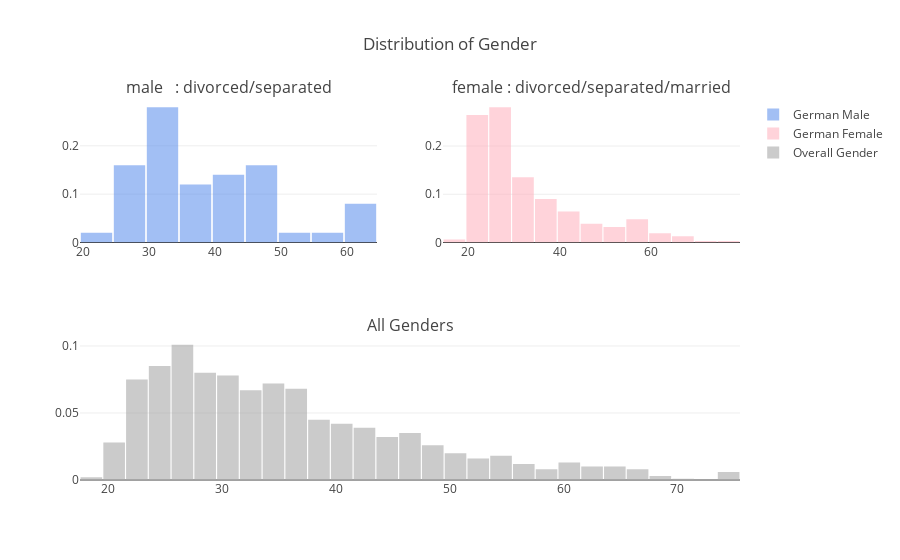

The notebook cell this image was saved under:
### Code cell
#A91=0 ; A92=1 ; A93=2 ; A94=3

import matplotlib.pyplot as plt
from plotly import tools
import plotly.plotly as py
import plotly.figure_factory as ff
import plotly.graph_objs as go
from plotly.offline import download_plotlyjs, init_notebook_mode, plot, iplot
init_notebook_mode(connected=True)
from plotly import tools
import plotly.plotly as py
import plotly.graph_objs as go

by_age = mydata['Age'].values.tolist()
male_age = mydata['Age'].loc[mydata['status_sex'] == 'A91'].values.tolist()
female_age = mydata['Age'].loc[mydata['status_sex'] == 'A92'].values.tolist()

trace0 = go.Histogram(
    x=male_age,
    histnorm='probability',
    name="German Male",
    marker = dict(
        color = 'rgba(100, 149, 237, 0.6)',
    )
)
trace1 = go.Histogram(
    x=female_age,
    histnorm='probability',
    name="German Female",
    marker = dict(
        color = 'rgba(255, 182, 193, 0.6)',
    )
)
trace2 = go.Histogram(
    x=by_age,
    histnorm='probability',
    name="Overall Gender",
     marker = dict(
        color = 'rgba(169, 169, 169, 0.6)',
    )
)
fig = tools.make_subplots(rows=2, cols=2, specs=[[{}, {}], [{'colspan': 2}, None]],
                          subplot_titles=('male   : divorced/separated','female : divorced/separated/married', 'All Genders'))

fig.append_trace(trace0, 1, 1)
fig.append_trace(trace1, 1, 2)
fig.append_trace(trace2, 2, 1)

fig['layout'].update(showlegend=True, title='Distribution of Gender', bargap=0.05)
iplot(fig, filename='custom-sized-subplot-with-subplot-titles')

### Figure 1 — Plotly figure (JSON) as saved in the notebook; plotly's stock layout.template omitted (floating-point values rounded to 4 significant figures; data arrays with more than 128 entries replaced by an {"elided": "..."} marker saying what was removed)
{"data": [{"histnorm": "probability", "marker": {"color": "rgba(100, 149, 237, 0.6)"}, "name": "German Male", "type": "histogram", "uid": "3a9c8b6e-d1ac-11e8-8a07-d4bed9888a1e", "x": [61, 26, 31, 36, 31, 42, 28, 30, 40, 24, 61, 29, 45, 34, 49, 37, 46, 33, 32, 44, 31, 46, 26, 33, 28, 49, 31, 33, 36, 27, 49, 38, 32, 25, 36, 31, 60, 51, 62, 43, 35, 48, 43, 44, 28, 33, 55, 47, 33, 40], "xaxis": "x", "yaxis": "y"}, {"histnorm": "probability", "marker": {"color": "rgba(255, 182, 193, 0.6)"}, "name": "German Female", "type": "histogram", "uid": "3a9ced18-d1ac-11e8-82d6-d4bed9888a1e", "x": {"elided": "310 int values"}, "xaxis": "x2", "yaxis": "y2"}, {"histnorm": "probability", "marker": {"color": "rgba(169, 169, 169, 0.6)"}, "name": "Overall Gender", "type": "histogram", "uid": "3a9e1212-d1ac-11e8-a0da-d4bed9888a1e", "x": {"elided": "1000 int values"}, "xaxis": "x3", "yaxis": "y3"}], "layout": {"annotations": [{"font": {"size": 16}, "showarrow": false, "text": "male   : divorced/separated", "x": 0.225, "xanchor": "center", "xref": "paper", "y": 1, "yanchor": "bottom", "yref": "paper"}, {"font": {"size": 16}, "showarrow": false, "text": "female : divorced/separated/married", "x": 0.775, "xanchor": "center", "xref": "paper", "y": 1, "yanchor": "bottom", "yref": "paper"}, {"font": {"size": 16}, "showarrow": false, "text": "All Genders", "x": 0.5, "xanchor": "center", "xref": "paper", "y": 0.375, "yanchor": "bottom", "yref": "paper"}], "bargap": 0.05, "showlegend": true, "title": "Distribution of Gender", "xaxis": {"anchor": "y", "domain": [0, 0.45]}, "xaxis2": {"anchor": "y2", "domain": [0.55, 1]}, "xaxis3": {"anchor": "y3", "domain": [0, 1]}, "yaxis": {"anchor": "x", "domain": [0.625, 1]}, "yaxis2": {"anchor": "x2", "domain": [0.625, 1]}, "yaxis3": {"anchor": "x3", "domain": [0, 0.375]}}}
